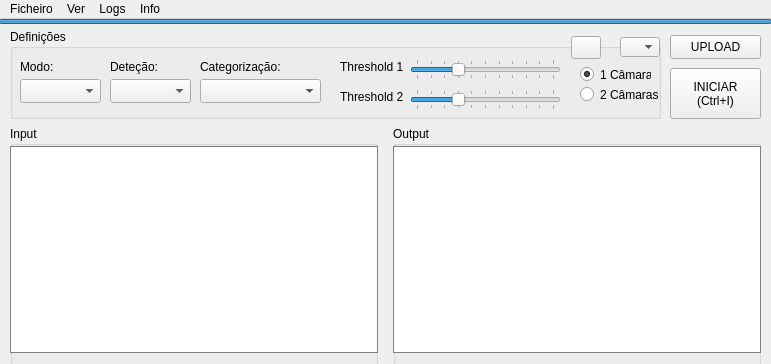
<?xml version="1.0" encoding="UTF-8"?>
<ui version="4.0">
 <class>MainWindow</class>
 <widget class="QMainWindow" name="MainWindow">
  <property name="geometry">
   <rect>
    <x>0</x>
    <y>0</y>
    <width>771</width>
    <height>364</height>
   </rect>
  </property>
  <property name="sizePolicy">
   <sizepolicy hsizetype="Fixed" vsizetype="Fixed">
    <horstretch>0</horstretch>
    <verstretch>0</verstretch>
   </sizepolicy>
  </property>
  <property name="minimumSize">
   <size>
    <width>771</width>
    <height>364</height>
   </size>
  </property>
  <property name="maximumSize">
   <size>
    <width>771</width>
    <height>584</height>
   </size>
  </property>
  <property name="font">
   <font>
    <stylestrategy>PreferDefault</stylestrategy>
   </font>
  </property>
  <property name="windowTitle">
   <string>Categorização de Maçãs</string>
  </property>
  <property name="windowIcon">
   <iconset>
    <normaloff>icons/apple.ico</normaloff>icons/apple.ico</iconset>
  </property>
  <widget class="QWidget" name="centralwidget">
   <property name="sizePolicy">
    <sizepolicy hsizetype="Fixed" vsizetype="Fixed">
     <horstretch>0</horstretch>
     <verstretch>0</verstretch>
    </sizepolicy>
   </property>
   <widget class="QGroupBox" name="settingsgroup">
    <property name="geometry">
     <rect>
      <x>10</x>
      <y>10</y>
      <width>651</width>
      <height>90</height>
     </rect>
    </property>
    <property name="locale">
     <locale language="Portuguese" country="Portugal"/>
    </property>
    <property name="title">
     <string>Definições</string>
    </property>
    <widget class="QRadioButton" name="cam1_RADIOBT">
     <property name="geometry">
      <rect>
       <x>570</x>
       <y>35</y>
       <width>71</width>
       <height>21</height>
      </rect>
     </property>
     <property name="text">
      <string>1 Câmara</string>
     </property>
     <property name="checked">
      <bool>true</bool>
     </property>
    </widget>
    <widget class="QRadioButton" name="cam2_RADIOBT">
     <property name="geometry">
      <rect>
       <x>570</x>
       <y>55</y>
       <width>81</width>
       <height>21</height>
      </rect>
     </property>
     <property name="text">
      <string>2 Câmaras</string>
     </property>
    </widget>
    <widget class="QComboBox" name="mode_COMBOBOX">
     <property name="geometry">
      <rect>
       <x>10</x>
       <y>50</y>
       <width>81</width>
       <height>24</height>
      </rect>
     </property>
     <property name="currentText">
      <string>OpenCV</string>
     </property>
     <property name="placeholderText" stdset="0">
      <string>OpenCV</string>
     </property>
     <item>
      <property name="text">
       <string>OpenCV</string>
      </property>
     </item>
    </widget>
    <widget class="QSlider" name="threshold1_SLIDER">
     <property name="geometry">
      <rect>
       <x>400</x>
       <y>30</y>
       <width>151</width>
       <height>21</height>
      </rect>
     </property>
     <property name="maximum">
      <number>100</number>
     </property>
     <property name="value">
      <number>30</number>
     </property>
     <property name="orientation">
      <enum>Qt::Horizontal</enum>
     </property>
     <property name="invertedAppearance">
      <bool>false</bool>
     </property>
     <property name="invertedControls">
      <bool>false</bool>
     </property>
     <property name="tickPosition">
      <enum>QSlider::TicksBothSides</enum>
     </property>
     <property name="tickInterval">
      <number>10</number>
     </property>
    </widget>
    <widget class="QSlider" name="threshold2_SLIDER">
     <property name="geometry">
      <rect>
       <x>400</x>
       <y>60</y>
       <width>151</width>
       <height>21</height>
      </rect>
     </property>
     <property name="mouseTracking">
      <bool>false</bool>
     </property>
     <property name="focusPolicy">
      <enum>Qt::StrongFocus</enum>
     </property>
     <property name="acceptDrops">
      <bool>false</bool>
     </property>
     <property name="autoFillBackground">
      <bool>false</bool>
     </property>
     <property name="maximum">
      <number>100</number>
     </property>
     <property name="value">
      <number>30</number>
     </property>
     <property name="sliderPosition">
      <number>30</number>
     </property>
     <property name="tracking">
      <bool>true</bool>
     </property>
     <property name="orientation">
      <enum>Qt::Horizontal</enum>
     </property>
     <property name="tickPosition">
      <enum>QSlider::TicksBothSides</enum>
     </property>
     <property name="tickInterval">
      <number>10</number>
     </property>
    </widget>
    <widget class="QLabel" name="thlb1">
     <property name="geometry">
      <rect>
       <x>330</x>
       <y>30</y>
       <width>71</width>
       <height>16</height>
      </rect>
     </property>
     <property name="layoutDirection">
      <enum>Qt::LeftToRight</enum>
     </property>
     <property name="text">
      <string>Threshold 1</string>
     </property>
    </widget>
    <widget class="QLabel" name="thlb2">
     <property name="geometry">
      <rect>
       <x>330</x>
       <y>60</y>
       <width>71</width>
       <height>16</height>
      </rect>
     </property>
     <property name="text">
      <string>Threshold 2</string>
     </property>
    </widget>
    <widget class="QComboBox" name="detectionmode_COMBOBOX">
     <property name="geometry">
      <rect>
       <x>100</x>
       <y>50</y>
       <width>81</width>
       <height>24</height>
      </rect>
     </property>
     <property name="currentText">
      <string>YOLO_V4</string>
     </property>
     <property name="placeholderText" stdset="0">
      <string>YOLO_V4</string>
     </property>
     <item>
      <property name="text">
       <string>YOLO_V4</string>
      </property>
     </item>
     <item>
      <property name="text">
       <string>YOLO_V4 TINY</string>
      </property>
     </item>
    </widget>
    <widget class="QLabel" name="modoslb">
     <property name="geometry">
      <rect>
       <x>10</x>
       <y>30</y>
       <width>49</width>
       <height>16</height>
      </rect>
     </property>
     <property name="text">
      <string>Modo:</string>
     </property>
    </widget>
    <widget class="QLabel" name="modoslb_2">
     <property name="geometry">
      <rect>
       <x>100</x>
       <y>30</y>
       <width>51</width>
       <height>16</height>
      </rect>
     </property>
     <property name="text">
      <string>Deteção:</string>
     </property>
    </widget>
    <widget class="QComboBox" name="detectionmode_COMBOBOX_2">
     <property name="geometry">
      <rect>
       <x>610</x>
       <y>8</y>
       <width>40</width>
       <height>20</height>
      </rect>
     </property>
     <property name="currentText">
      <string>V1</string>
     </property>
     <property name="placeholderText" stdset="0">
      <string>V1</string>
     </property>
     <item>
      <property name="text">
       <string>V1</string>
      </property>
     </item>
    </widget>
    <widget class="QLabel" name="modoslb_3">
     <property name="geometry">
      <rect>
       <x>190</x>
       <y>30</y>
       <width>91</width>
       <height>16</height>
      </rect>
     </property>
     <property name="text">
      <string>Categorização:</string>
     </property>
    </widget>
    <widget class="QComboBox" name="categorizationmode_COMBOBOX">
     <property name="geometry">
      <rect>
       <x>190</x>
       <y>50</y>
       <width>121</width>
       <height>24</height>
      </rect>
     </property>
     <property name="currentText">
      <string>Tensorflow - Keras</string>
     </property>
     <property name="placeholderText" stdset="0">
      <string>Tensorflow-Keras</string>
     </property>
     <item>
      <property name="text">
       <string>Tensorflow - Keras</string>
      </property>
     </item>
    </widget>
    <widget class="QPushButton" name="colorfilters_BT">
     <property name="geometry">
      <rect>
       <x>561</x>
       <y>7</y>
       <width>30</width>
       <height>23</height>
      </rect>
     </property>
     <property name="text">
      <string/>
     </property>
     <property name="icon">
      <iconset>
       <normaloff>icons/colour.ico</normaloff>icons/colour.ico</iconset>
     </property>
    </widget>
   </widget>
   <widget class="QPushButton" name="start_BT">
    <property name="geometry">
     <rect>
      <x>670</x>
      <y>49</y>
      <width>91</width>
      <height>51</height>
     </rect>
    </property>
    <property name="text">
     <string>INICIAR
(Ctrl+I)</string>
    </property>
   </widget>
   <widget class="QPushButton" name="upload_BT">
    <property name="geometry">
     <rect>
      <x>670</x>
      <y>16</y>
      <width>91</width>
      <height>24</height>
     </rect>
    </property>
    <property name="text">
     <string>UPLOAD</string>
    </property>
   </widget>
   <widget class="QStackedWidget" name="stackedWidget">
    <property name="geometry">
     <rect>
      <x>10</x>
      <y>110</y>
      <width>753</width>
      <height>455</height>
     </rect>
    </property>
    <property name="layoutDirection">
     <enum>Qt::LeftToRight</enum>
    </property>
    <property name="autoFillBackground">
     <bool>false</bool>
    </property>
    <property name="styleSheet">
     <string notr="true"/>
    </property>
    <property name="currentIndex">
     <number>0</number>
    </property>
    <widget class="QWidget" name="small_view">
     <widget class="QGroupBox" name="input_groupbox">
      <property name="geometry">
       <rect>
        <x>0</x>
        <y>-3</y>
        <width>368</width>
        <height>448</height>
       </rect>
      </property>
      <property name="title">
       <string>Input</string>
      </property>
      <widget class="QLabel" name="inputframe_1">
       <property name="geometry">
        <rect>
         <x>0</x>
         <y>20</y>
         <width>368</width>
         <height>207</height>
        </rect>
       </property>
       <property name="styleSheet">
        <string notr="true">background-color: rgb(255, 255, 255);
border: 1px solid grey;</string>
       </property>
       <property name="text">
        <string/>
       </property>
      </widget>
      <widget class="QLabel" name="inputframe_2">
       <property name="geometry">
        <rect>
         <x>0</x>
         <y>240</y>
         <width>368</width>
         <height>207</height>
        </rect>
       </property>
       <property name="styleSheet">
        <string notr="true">background-color: rgb(255, 255, 255);
border: 1px solid grey;</string>
       </property>
       <property name="text">
        <string/>
       </property>
      </widget>
     </widget>
     <widget class="QGroupBox" name="output_groupbox">
      <property name="geometry">
       <rect>
        <x>383</x>
        <y>-3</y>
        <width>368</width>
        <height>448</height>
       </rect>
      </property>
      <property name="title">
       <string>Output</string>
      </property>
      <widget class="QLabel" name="outputframe_1">
       <property name="geometry">
        <rect>
         <x>0</x>
         <y>20</y>
         <width>368</width>
         <height>207</height>
        </rect>
       </property>
       <property name="styleSheet">
        <string notr="true">background-color: rgb(255, 255, 255);
border: 1px solid grey;</string>
       </property>
       <property name="text">
        <string/>
       </property>
      </widget>
      <widget class="QLabel" name="outputframe_2">
       <property name="geometry">
        <rect>
         <x>0</x>
         <y>240</y>
         <width>368</width>
         <height>207</height>
        </rect>
       </property>
       <property name="styleSheet">
        <string notr="true">background-color: rgb(255, 255, 255);
border: 1px solid grey;</string>
       </property>
       <property name="text">
        <string/>
       </property>
      </widget>
     </widget>
     <zorder>output_groupbox</zorder>
     <zorder>input_groupbox</zorder>
    </widget>
    <widget class="QWidget" name="big_view">
     <widget class="QTabWidget" name="big_view_tabwidget">
      <property name="geometry">
       <rect>
        <x>0</x>
        <y>0</y>
        <width>752</width>
        <height>444</height>
       </rect>
      </property>
      <property name="styleSheet">
       <string notr="true">border-right-color: rgba(255, 255, 255, 0);
border-bottom-color: rgba(255, 255, 255, 0);</string>
      </property>
      <property name="currentIndex">
       <number>0</number>
      </property>
      <widget class="QWidget" name="input1_tab">
       <attribute name="title">
        <string>Input1</string>
       </attribute>
       <widget class="QLabel" name="inputframe_3">
        <property name="geometry">
         <rect>
          <x>-1</x>
          <y>-1</y>
          <width>752</width>
          <height>423</height>
         </rect>
        </property>
        <property name="styleSheet">
         <string notr="true">background-color: rgb(255, 255, 255);
border: 1px solid grey;</string>
        </property>
        <property name="text">
         <string/>
        </property>
       </widget>
      </widget>
      <widget class="QWidget" name="output1_tab">
       <attribute name="title">
        <string>Ouput1</string>
       </attribute>
       <widget class="QLabel" name="outputframe_3">
        <property name="geometry">
         <rect>
          <x>-1</x>
          <y>-1</y>
          <width>752</width>
          <height>423</height>
         </rect>
        </property>
        <property name="styleSheet">
         <string notr="true">background-color: rgb(255, 255, 255);
border: 1px solid grey;</string>
        </property>
        <property name="text">
         <string/>
        </property>
       </widget>
      </widget>
      <widget class="QWidget" name="input2_tab">
       <attribute name="title">
        <string>Input2</string>
       </attribute>
       <widget class="QLabel" name="inputframe_4">
        <property name="geometry">
         <rect>
          <x>-1</x>
          <y>-1</y>
          <width>752</width>
          <height>423</height>
         </rect>
        </property>
        <property name="styleSheet">
         <string notr="true">background-color: rgb(255, 255, 255);
border: 1px solid grey;</string>
        </property>
        <property name="text">
         <string/>
        </property>
       </widget>
      </widget>
      <widget class="QWidget" name="output2_tab">
       <attribute name="title">
        <string>Output2</string>
       </attribute>
       <widget class="QLabel" name="outputframe_4">
        <property name="geometry">
         <rect>
          <x>-1</x>
          <y>-1</y>
          <width>752</width>
          <height>423</height>
         </rect>
        </property>
        <property name="styleSheet">
         <string notr="true">background-color: rgb(255, 255, 255);
border: 1px solid grey;</string>
        </property>
        <property name="text">
         <string/>
        </property>
       </widget>
      </widget>
     </widget>
    </widget>
   </widget>
   <widget class="QProgressBar" name="progressBar">
    <property name="geometry">
     <rect>
      <x>-1</x>
      <y>0</y>
      <width>773</width>
      <height>5</height>
     </rect>
    </property>
    <property name="styleSheet">
     <string notr="true"/>
    </property>
    <property name="maximum">
     <number>100</number>
    </property>
    <property name="value">
     <number>100</number>
    </property>
    <property name="textVisible">
     <bool>false</bool>
    </property>
   </widget>
   <zorder>stackedWidget</zorder>
   <zorder>settingsgroup</zorder>
   <zorder>start_BT</zorder>
   <zorder>upload_BT</zorder>
   <zorder>progressBar</zorder>
  </widget>
  <widget class="QMenuBar" name="menubar">
   <property name="geometry">
    <rect>
     <x>0</x>
     <y>0</y>
     <width>771</width>
     <height>21</height>
    </rect>
   </property>
   <widget class="QMenu" name="menuFile">
    <property name="title">
     <string>Ficheiro</string>
    </property>
    <addaction name="actionOpen_Upload"/>
    <addaction name="actionSave_Output_File"/>
   </widget>
   <widget class="QMenu" name="menuLogs">
    <property name="title">
     <string>Logs</string>
    </property>
    <addaction name="action_Logs"/>
    <addaction name="action_exportLogs"/>
   </widget>
   <widget class="QMenu" name="menuInfo">
    <property name="title">
     <string>Info</string>
    </property>
   </widget>
   <widget class="QMenu" name="menuView">
    <property name="title">
     <string>Ver</string>
    </property>
    <addaction name="action_small_view"/>
    <addaction name="action_big_view"/>
   </widget>
   <addaction name="menuFile"/>
   <addaction name="menuView"/>
   <addaction name="menuLogs"/>
   <addaction name="menuInfo"/>
  </widget>
  <action name="actionOpen_Upload">
   <property name="icon">
    <iconset>
     <normaloff>icons/62917openfilefolder_109270.ico</normaloff>icons/62917openfilefolder_109270.ico</iconset>
   </property>
   <property name="text">
    <string>Abrir Arquivo (Ctrl+A)</string>
   </property>
  </action>
  <action name="actionSave_Output_File">
   <property name="icon">
    <iconset>
     <normaloff>icons/ic_save_128_28731.ico</normaloff>icons/ic_save_128_28731.ico</iconset>
   </property>
   <property name="text">
    <string>Guardar (Ctrl+G)</string>
   </property>
  </action>
  <action name="action_small_view">
   <property name="icon">
    <iconset>
     <normaloff>icons/zoomout_zoom_search_find_1530.ico</normaloff>icons/zoomout_zoom_search_find_1530.ico</iconset>
   </property>
   <property name="text">
    <string>Vista Pequena (Ctrl+Esquerda)</string>
   </property>
  </action>
  <action name="action_big_view">
   <property name="icon">
    <iconset>
     <normaloff>icons/zoomin_zoom_search_find_1531.ico</normaloff>icons/zoomin_zoom_search_find_1531.ico</iconset>
   </property>
   <property name="text">
    <string>Vista Grande (Ctrl+Direita)</string>
   </property>
  </action>
  <action name="action_Logs">
   <property name="icon">
    <iconset>
     <normaloff>icons/documentediting_editdocuments_text_documentedi_2820.ico</normaloff>icons/documentediting_editdocuments_text_documentedi_2820.ico</iconset>
   </property>
   <property name="text">
    <string>Abrir Ficheiro de Logs (Ctrl+L)</string>
   </property>
  </action>
  <action name="action_exportLogs">
   <property name="icon">
    <iconset>
     <normaloff>icons/File_Explorer_23583.ico</normaloff>icons/File_Explorer_23583.ico</iconset>
   </property>
   <property name="text">
    <string>Exportar Logs (Ctrl+Shift+L)</string>
   </property>
  </action>
 </widget>
 <resources/>
 <connections/>
</ui>
